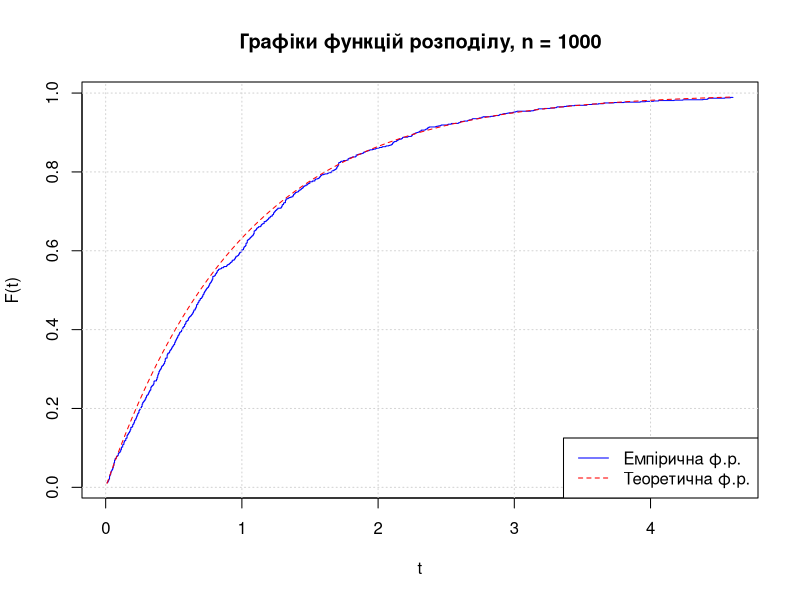

Write R code to recreate this figure.
Femp <- function(t, x)
{
  sum(x < t) / length(x)
}

Fconf <- function(t, x, alpha = 0.05)
{
  F.emp.at.t <- Femp(t, x)
  z.alpha <- qnorm(1 - alpha / 2)
  var.at.t <- F.emp.at.t * (1 - F.emp.at.t) / length(x)
  ci.at.t <- F.emp.at.t + z.alpha * sqrt(var.at.t) * c(-1,1)
  ci.at.t
}

set.seed(0)

n <- 1000

lambda <- 1

Y <- rexp(n, lambda)
FY <- function(t) { Femp(t,Y) }

q1 <- qexp(0.01, lambda)
q2 <- qexp(0.99, lambda)
D <- 1000
I <- q2 * (0:D)/D + q1 * (D:0)/D

abs.dev <- abs((1:n)/n - pexp(sort(Y), lambda))
print(paste("Відхилення:", max(abs.dev)))

plot(I, sapply(I, FY), type="s", 
     xlab = "t", ylab = "F(t)", col = "blue",
     main = paste("Графіки функцій розподілу, n =", n))
curve(pexp(x, lambda), col="red", lty=2, add=T)
grid()
legend("bottomright", legend = c("Емпірична ф.р.", "Теоретична ф.р."),
       col = c("blue", "red"), lty = c(1, 2), lwd = 1)

p <- 1/3
q <- 1 - p
Qp <- qexp(p, lambda)
Qq <- qexp(q, lambda)

alpha <- 0.05
m <- 1000
p.cnt <- c()
q.cnt <- c()

for(b in 1:m)
{
  Yb <- rexp(n, lambda)
  CIp <- Fconf(Qp, Yb, alpha)
  CIq <- Fconf(Qq, Yb, alpha)
  p.cnt <- c(p.cnt, (CIp[1] < p) & (p < CIp[2]))
  q.cnt <- c(q.cnt, (CIq[1] < q) & (q < CIq[2]))
}

print(paste("Для p:", 1 - mean(p.cnt)))
print(paste("Для q:", 1 - mean(q.cnt)))